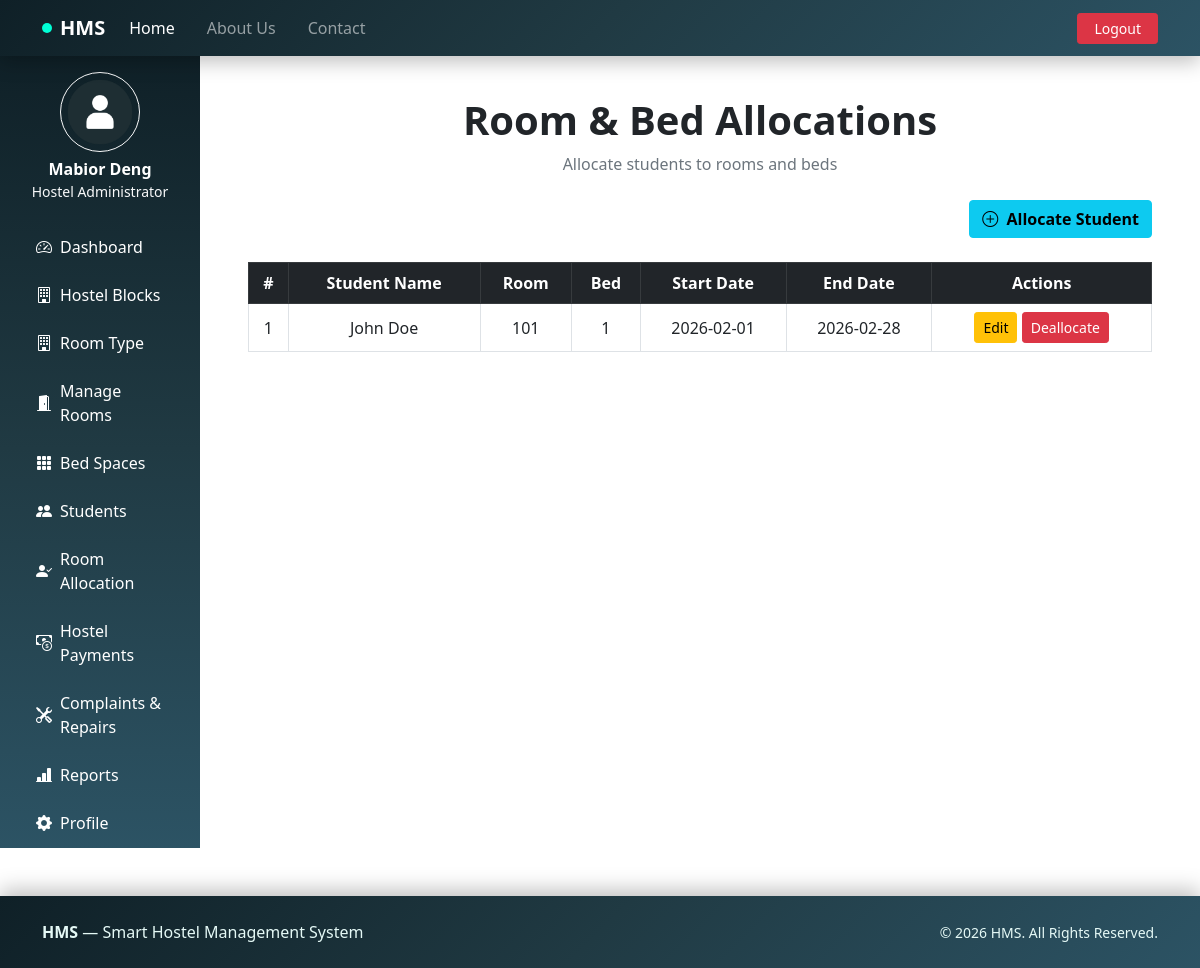
Page /admin/allocations.php (signed in) on the committed database.
### tables this page shows
CREATE TABLE `allocations` (
  `id` int(11) UNSIGNED NOT NULL,
  `student_id` int(10) UNSIGNED NOT NULL,
  `room_id` int(11) UNSIGNED NOT NULL,
  `bed_id` int(11) UNSIGNED NOT NULL,
  `start_date` date NOT NULL,
  `end_date` date DEFAULT NULL,
  `allocation_date` timestamp NOT NULL DEFAULT current_timestamp(),
  `status` enum('active','inactive') DEFAULT 'active',
  `created_at` timestamp NOT NULL DEFAULT current_timestamp(),
  `updated_at` timestamp NOT NULL DEFAULT current_timestamp() ON UPDATE current_timestamp()
);

CREATE TABLE `users` (
  `id` int(10) UNSIGNED NOT NULL,
  `full_name` varchar(100) NOT NULL,
  `email` varchar(100) NOT NULL,
  `role` enum('student','admin') NOT NULL DEFAULT 'student',
  `password` varchar(255) NOT NULL,
  `created_at` timestamp NOT NULL DEFAULT current_timestamp(),
  `updated_at` timestamp NOT NULL DEFAULT current_timestamp() ON UPDATE current_timestamp(),
  `account_status` enum('active','inactive') NOT NULL DEFAULT 'active'
);

CREATE TABLE `rooms` (
  `id` int(11) UNSIGNED NOT NULL,
  `room_number` varchar(10) NOT NULL,
  `room_type_id` int(11) UNSIGNED NOT NULL,
  `floor` int(11) DEFAULT 1,
  `bed_capacity` int(11) DEFAULT 1,
  `status` enum('available','booked','maintenance') DEFAULT 'available',
  `notes` text DEFAULT NULL,
  `created_at` timestamp NOT NULL DEFAULT current_timestamp(),
  `updated_at` timestamp NOT NULL DEFAULT current_timestamp() ON UPDATE current_timestamp()
);

CREATE TABLE `beds` (
  `id` int(11) UNSIGNED NOT NULL,
  `room_id` int(11) NOT NULL,
  `bed_number` varchar(10) NOT NULL,
  `status` enum('available','booked','maintenance') DEFAULT 'available',
  `notes` text DEFAULT NULL,
  `created_at` timestamp NOT NULL DEFAULT current_timestamp(),
  `updated_at` timestamp NOT NULL DEFAULT current_timestamp() ON UPDATE current_timestamp()
);

### admin/allocations.php (the view, shortened to what this page needs)
<?php
include('includes/dashboardheader.php');
$allocationsResult = mysqli_query($conn, "
    SELECT a.id AS allocation_id, u.id AS student_id, u.full_name, r.id AS room_id, r.room_number, b.id AS bed_id, b.bed_number,
           a.start_date, a.end_date
    FROM allocations a
    LEFT JOIN users u ON a.student_id = u.id
    LEFT JOIN beds b ON a.bed_id = b.id
    LEFT JOIN rooms r ON b.room_id = r.id
    ORDER BY r.room_number, b.bed_number
");
?>
<div class="container-fluid py-4">
    <div class="text-center mb-4">
        <h1 class="fw-bold mb-2">Room & Bed Allocations</h1>
        <p class="text-muted">Allocate students to rooms and beds</p>
    </div>
    <div class="d-flex justify-content-end mb-4">
        <button class="btn btn-info fw-bold" data-bs-toggle="modal" data-bs-target="#allocateModal">
            <i class="bi bi-plus-circle me-1"></i> Allocate Student
        </button>
    </div>
    <div class="table-responsive">
        <table class="table table-hover table-bordered align-middle text-center">
            <thead class="table-dark">
                <tr>
                    <th>#</th>
                    <th>Student Name</th>
                    <th>Room</th>
                    <th>Bed</th>
                    <th>Start Date</th>
                    <th>End Date</th>
                    <th>Actions</th>
                </tr>
            </thead>
            <tbody>
                <?php if(mysqli_num_rows($allocationsResult) > 0): ?>
                    <?php $i = 1; ?>
                    <?php while($alloc = mysqli_fetch_assoc($allocationsResult)): ?>
                        <tr>
                            <td><?= $i++; ?></td>
                            <td><?= htmlspecialchars($alloc['full_name'] ?? 'N/A'); ?></td>
                            <td><?= htmlspecialchars($alloc['room_number'] ?? 'N/A'); ?></td>
                            <td><?= htmlspecialchars($alloc['bed_number'] ?? 'N/A'); ?></td>
                            <td><?= htmlspecialchars($alloc['start_date'] ?? 'N/A'); ?></td>
                            <td><?= htmlspecialchars($alloc['end_date'] ?? 'N/A'); ?></td>
                            <td>
                                <a href="edit_allocation.php?id=<?= $alloc['allocation_id']; ?>" class="btn btn-sm btn-warning">Edit</a>
                                <a href="../actions/deallocate_student.php?id=<?= $alloc['allocation_id']; ?>" class="btn btn-sm btn-danger" onclick="return confirm('Are you sure you want to deallocate this student?');">Deallocate</a>
                            </td>
                        </tr>
                    <?php endwhile; ?>
                <?php else: ?>
                    <tr>
                        <td colspan="7" class="text-muted">No allocations found.</td>
                    </tr>
                <?php endif; ?>
            </tbody>
        </table>
    </div>
</div>
<?php include('includes/dashboardfooter.php'); ?>

### rows in the picture
allocations: student.full_name "John Doe", room.room_number "101", bed.bed_number "1", start_date "2026-02-01", end_date "2026-02-28"

### other values in the picture
$_SESSION['full_name'] "Mabior Deng"
